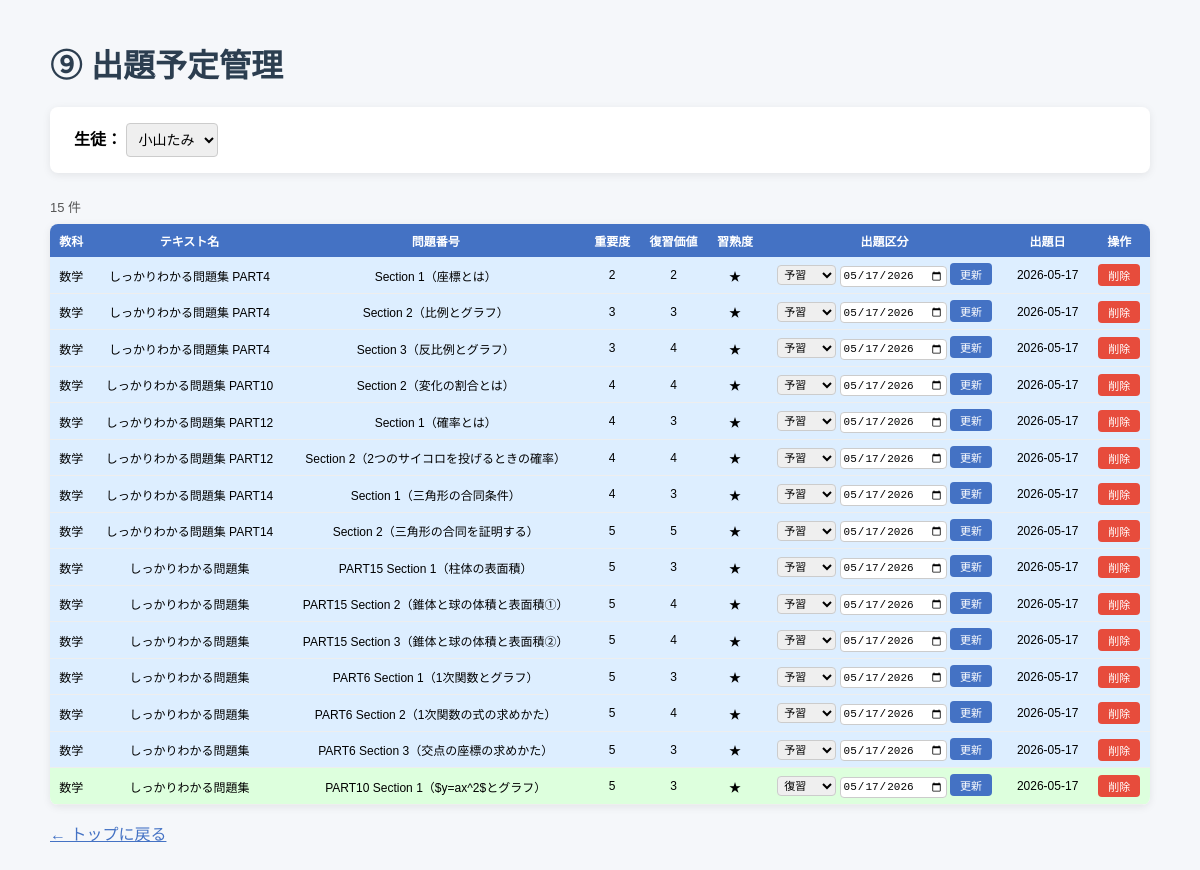
Before: /assignments/list?student_id=S002 with the older database file.
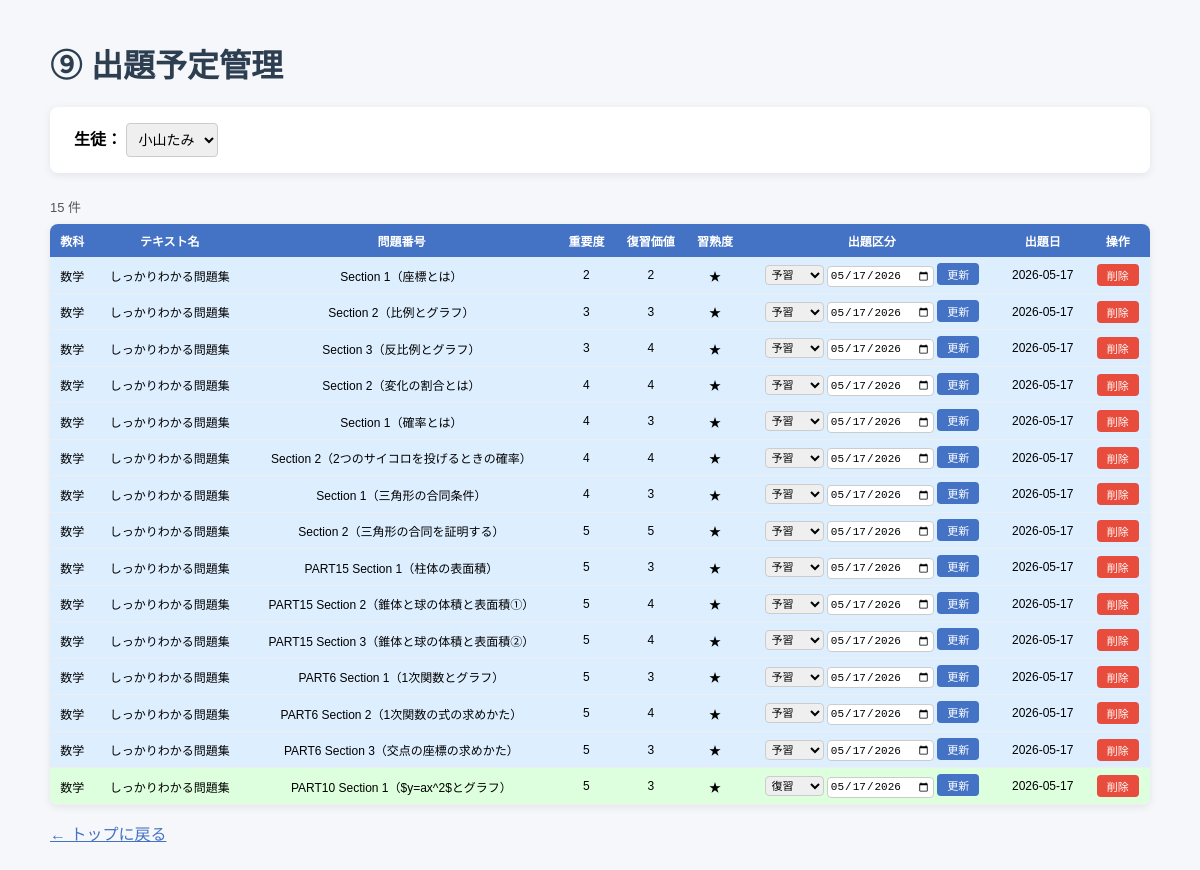
After: the same page with the newer database file.
### tables this page shows
CREATE TABLE assignments (
            assignment_id INTEGER PRIMARY KEY AUTOINCREMENT,
            student_id TEXT NOT NULL,
            problem_id INTEGER NOT NULL,
            scheduled_date TEXT NOT NULL,
            category TEXT NOT NULL,
            FOREIGN KEY (student_id) REFERENCES students(student_id),
            FOREIGN KEY (problem_id) REFERENCES problems(problem_id)
        );

CREATE TABLE problems (
            problem_id INTEGER PRIMARY KEY AUTOINCREMENT,
            subject TEXT NOT NULL,
            textbook TEXT NOT NULL,
            problem_number TEXT NOT NULL,
            importance TEXT NOT NULL,
            type TEXT NOT NULL
        , instruction TEXT, difficulty INTEGER DEFAULT 3, review_value INTEGER DEFAULT 3, estimated_minutes INTEGER DEFAULT 15, textbook_id INTEGER, section_id INTEGER, order_in_textbook INTEGER);

### app.py (the view)
@app.route("/assignments/list")
def assignments_list():
    conn = get_connection()
    c = conn.cursor()
    c.execute("SELECT * FROM students ORDER BY student_id")
    students = c.fetchall()
    student_id = request.args.get(
        "student_id", students[0]["student_id"] if students else None)
    assignments = []
    if student_id:
        c.execute("""
            SELECT a.assignment_id, a.category, a.scheduled_date,
                   p.problem_id, p.subject, p.textbook, p.problem_number,
                   p.importance, p.review_value,
                   (SELECT mastery FROM history h
                    WHERE h.student_id = a.student_id
                    AND h.problem_id = a.problem_id
                    ORDER BY h.date DESC LIMIT 1) as mastery
            FROM assignments a
            JOIN problems p ON a.problem_id = p.problem_id
            WHERE a.student_id = ?
            ORDER BY a.scheduled_date, p.subject
        """, (student_id,))
        assignments = c.fetchall()
    conn.close()
    return render_template("assignments_list.html",
                           students=students,
                           assignments=assignments,
                           selected_student=student_id)

### database.py (called while the page is built)
def get_connection():
    conn = sqlite3.connect(DB_PATH)
    conn.row_factory = sqlite3.Row
    return conn

### templates/assignments_list.html (shortened to what this page needs)
<!DOCTYPE html>
<html lang="ja">
<head>
</head>
<body>
  <h1>⑨ 出題予定管理</h1>
  <div class="filter-box">
    <form method="GET">
      <label style="font-weight:bold;">生徒：</label>
      <select name="student_id" onchange="this.form.submit()">
        {% for s in students %}
        <option value="{{ s.student_id }}"
          {% if s.student_id == selected_student %}selected{% endif %}>
          {{ s.name }}
        </option>
        {% endfor %}
      </select>
    </form>
  </div>
  <p class="count">{{ assignments | length }} 件</p>
  <table>
    <tr>
      <th>教科</th><th>テキスト名</th><th>問題番号</th>
      <th>重要度</th><th>復習価値</th><th>習熟度</th>
      <th>出題区分</th><th>出題日</th><th>操作</th>
    </tr>
    {% for a in assignments %}
    <tr class="cat-{{ a.category }}">
      <td>{{ a.subject }}</td>
      <td>{{ a.textbook }}</td>
      <td>{{ a.problem_number }}</td>
      <td>{{ a.importance }}</td>
      <td>{{ a.review_value }}</td>
      <td>{{ "★" * (a.mastery or 1) }}</td>
      <td>
        <form method="POST" action="/assignments/update" style="display:inline;">
          <select name="category" style="font-size:11px;padding:2px;">
            {% for cat in ["予習","復習","定着","再定着"] %}
            <option value="{{ cat }}" {% if cat == a.category %}selected{% endif %}>{{ cat }}</option>
            {% endfor %}
          </select>
          <input type="date" name="scheduled_date"
            value="{{ a.scheduled_date }}"
            style="font-size:11px;padding:2px;">
          <button type="submit" class="btn-save">更新</button>
        </form>
      </td>
      <td>{{ "未定" if a.scheduled_date == "2099-12-31" else a.scheduled_date }}</td>
      <td>
        <form method="POST" action="/assignments/delete/{{ a.assignment_id }}"
              style="display:inline"
              onsubmit="return confirm('この出題予定を削除しますか？')">
          <button class="btn-del">削除</button>
        </form>
      </td>
    </tr>
    {% endfor %}
  </table>
  <p><a href="/">← トップに戻る</a></p>
</body>
</html>

### templates/assignments_list.html (style rules this page uses)
body { font-family: sans-serif; max-width: 1100px; margin: 40px auto; background: #f5f7fa; }
h1 { color: #2c3e50; }
.filter-box { background: white; padding: 16px 24px; border-radius: 8px; margin-bottom: 24px; box-shadow: 0 2px 8px rgba(0,0,0,0.08); }
select, input[type="date"] { padding: 7px; border: 1px solid #ccc; border-radius: 4px; font-size: 14px; }
table { width: 100%; border-collapse: collapse; background: white; border-radius: 8px; overflow: hidden; box-shadow: 0 2px 8px rgba(0,0,0,0.08); font-size: 12px; }
th { background: #4472C4; color: white; padding: 8px; white-space: nowrap; }
td { padding: 6px 8px; border-bottom: 1px solid #eee; text-align: center; vertical-align: middle; }
.cat-予習 { background: #DDEEFF; }
.cat-復習 { background: #DDFFDD; }
.btn-save { padding: 3px 10px; background: #4472C4; color: white; border: none; border-radius: 4px; font-size: 11px; cursor: pointer; }
.btn-del { padding: 3px 10px; background: #e74c3c; color: white; border: none; border-radius: 4px; font-size: 11px; cursor: pointer; }
a { color: #4472C4; }
.count { color: #555; font-size: 13px; margin-bottom: 8px; }

Changed rows visible on the page:
changed through a linked row, assignments "Section 1（座標とは）": textbook "しっかりわかる問題集 PART4" → "しっかりわかる問題集"
changed through a linked row, assignments "Section 2（比例とグラフ）": textbook "しっかりわかる問題集 PART4" → "しっかりわかる問題集"
changed through a linked row, assignments "Section 3（反比例とグラフ）": textbook "しっかりわかる問題集 PART4" → "しっかりわかる問題集"
changed through a linked row, assignments "Section 2（変化の割合とは）": textbook "しっかりわかる問題集 PART10" → "しっかりわかる問題集"
changed through a linked row, assignments "Section 1（確率とは）": textbook "しっかりわかる問題集 PART12" → "しっかりわかる問題集"
changed through a linked row, assignments "Section 2（2つのサイコロを投げるときの確率）": textbook "しっかりわかる問題集 PART12" → "しっかりわかる問題集"
changed through a linked row, assignments "Section 1（三角形の合同条件）": textbook "しっかりわかる問題集 PART14" → "しっかりわかる問題集"
changed through a linked row, assignments "Section 2（三角形の合同を証明する）": textbook "しっかりわかる問題集 PART14" → "しっかりわかる問題集"
